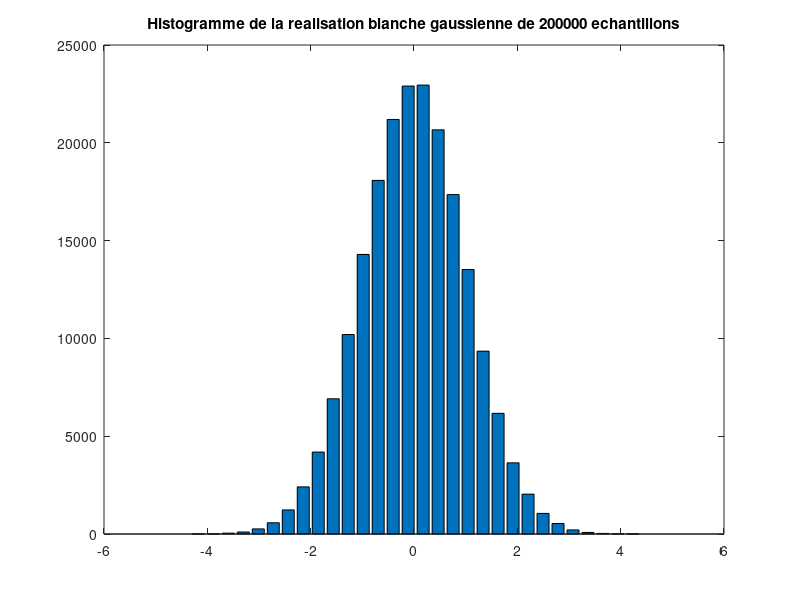

Recreate this plot in MATLAB. (Note: this script raises an error after producing the figure.)
function brf=genbrfil;
% function brf=genbrf;
% TP estimation spectrale
% generation d'un bruit blanc gaussien centre de variance unite 
% filtre passe-bas de 100000 points
% affichage de la sequence de bruit


clc,home
N=100000;
disp(['Generation d''une realisation de bruit blanc gaussien'])
disp(['de moyenne nulle et de variance unite de ',num2str(2*N),' echantillons']);
% generation de 200000 echantillons
%
% initialisation du generateur de bruit gaussien
%
disp(' ');
init=input('Donnez un entier pour initialiser le generateur de bruit blanc gaussien : ');
disp(' ');
randn('seed',init);
al=randn(2*N,1);
al=al-mean(al);
al=al/std(al);
% affichage de l'histogramme du bruit blanc N(0,1)
[p,z]=hist(al,30);
scrsz = get(0,'ScreenSize');
fig1=figure('Position',[0.02*scrsz(3) 0.05*scrsz(4) 0.98*scrsz(3) 0.95*scrsz(4)/2]);
bar(z,p),
title(['Histogramme de la realisation blanche gaussienne de ',num2str(2*N),' echantillons']);
disp(' ')
disp('appuyez sur une touche pour continuer');
disp(' ')
pause
close(fig1);
% filtrage
disp(['filtrage du bruit blanc et affichage de la sequence de ',num2str(N),' echantillons'])
load LPbutt
fal=filter(b,a,al);
% extraction des nbpt points
brf=fal(fix(N/2):fix(N/2)+N-1);
% affichage
scrsz = get(0,'ScreenSize');
fig1=figure('Position',[0.02*scrsz(3) 0.05*scrsz(4) 0.98*scrsz(3) 0.95*scrsz(4)/2]);
%fig1=figure('Units','normal','Position',[0.01 0.44 0.98 0.43]);
plot(0:N-1,brf);axis([0 length(brf)-1 min(brf) max(brf)]);
title('le bruit filtre passe-bas e analyser');
xlabel('indices')
disp(' ')
disp('appuyez sur une touche pour terminer');
pause;
close(fig1)
clear al fal

        
    
        
        
